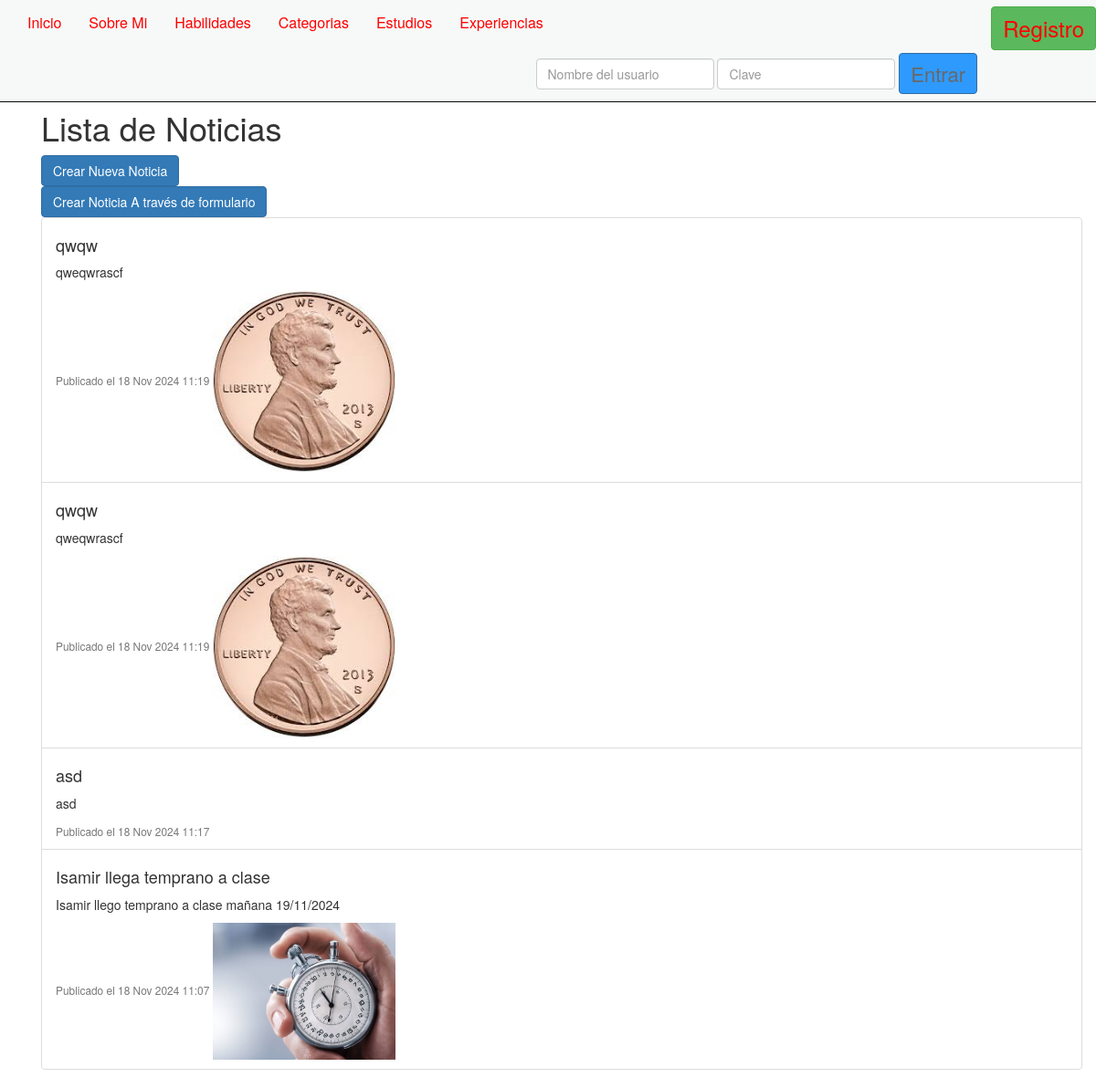
The app's page /listar_noticias/ with its own data.
### appportfolio/models.py (models this page shows, shortened)
class Noticia(models.Model):
    id = models.AutoField(primary_key=True)
    titulo = models.CharField("Titulo", max_length=50, null=True, blank=True)
    contenido = models.TextField("Contenido")
    fecha_creacion = models.DateTimeField("Fecha de creacion", auto_now_add=True)
    imagen = models.ImageField("Imagen", null=True, blank=True, upload_to='noticias/')
    class Meta:
        verbose_name = "Noticia"
        verbose_name_plural = "Noticias"
        ordering = ['id']

### appportfolio/views.py (the view)
# urls.py: path('listar_noticias/', views.listar_noticias, name='listar_noticias'),
def listar_noticias(request):
    noticias = Noticia.objects.all().order_by('-fecha_creacion')
    return render(request, 'lista_noticias.html', {'noticias': noticias})

### templates/lista_noticias.html (shortened to what this page needs)
{% extends "base.html" %}
{% load static %}
{% block head %}
    <link rel="stylesheet" href="https://maxcdn.bootstrapcdn.com/bootstrap/3.3.5/css/bootstrap.min.css"
>
{% endblock %}
{% block content %}
<br><br><br><br>
<div class="container mt-4">
    <h1>Lista de Noticias</h1>
    <a href="{% url 'crear_noticia' %}" class="btn btn-primary mb-4">Crear Nueva Noticia</a> <br>
    <a href="{% url 'crear_noticia_form' %}" class="btn btn-primary mb-5">Crear Noticia A través de formulario</a>
    <ul class="list-group">
        {% for noticia in noticias %}
            <li class="list-group-item">
                <h4>{{ noticia.titulo }}</h4>
                <p>{{ noticia.contenido }}</p>
                <small class="text-muted">Publicado el {{ noticia.fecha_creacion|date:"d M Y H:i" }}</small>
                {% if noticia.imagen %}
                    <img src="{{ noticia.imagen.url }}" alt="Noticia de {{ noticia.titulo }}" style="max-width: 200px; max-height: 200px;">
                {% endif %}
            </li>
        {% endfor %}
</div>
{% endblock %}

### records on screen
Noticia: titulo "qwqw", contenido "qweqwrascf", fecha_creacion "18 Nov 2024 11:19", imagen (picture)
Noticia: titulo "qwqw", contenido "qweqwrascf", fecha_creacion "18 Nov 2024 11:19", imagen (picture)
Noticia: titulo "asd", contenido "asd", fecha_creacion "18 Nov 2024 11:17"
Noticia: titulo "Isamir llega temprano a clase", contenido "Isamir llego temprano a clase mañana 19/11/2024", fecha_creacion "18 Nov 2024 11:07", imagen (picture)
